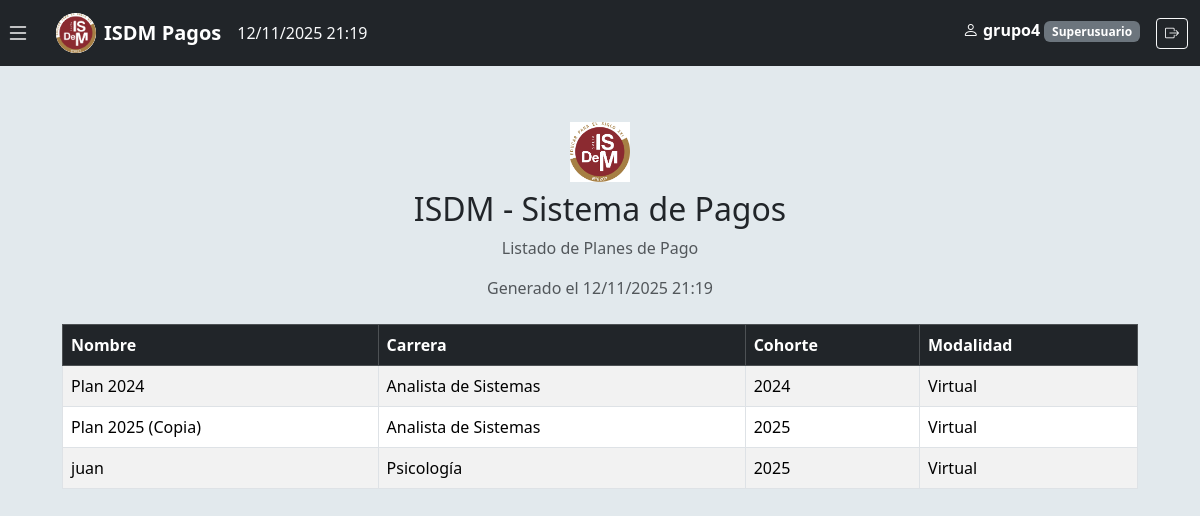
The app's page /planes/imprimir/ (signed in) with its own data.
### planes_pago/models.py (models this page shows, shortened)
class PlanPago(models.Model):
    nombre = models.CharField(max_length=100)
    carrera = models.CharField(max_length=100)
    cohorte = models.CharField(max_length=10)
    modalidad = models.CharField(max_length=50)
    iEstado = models.BooleanField(default=True)
    estado = models.CharField(
        max_length=1,
        choices=[
            ('A', 'Activo'),
            ('S', 'Suspendido'),
            ('D', 'Desactivado')
        ],
        default='A'
    )

### planes_pago/views.py (the view)
# urls.py: path("planes/imprimir/", views.imprimir_planes, name="imprimir_planes"),
@login_required
def imprimir_planes(request):
    planes = PlanPago.objects.filter(estado='A')
    return render(request, "imprimir_planes.html", {"planes": planes})

### planes_pago/templatetags/permisos_tags.py (called while the page is built, shortened)
@register.filter(name='has_group')
def has_group(user, group_name):
    if user.is_superuser:
        return True
    return user.groups.filter(name=group_name).exists()

@register.simple_tag
def user_role(user):
    if user.is_superuser:
        return "Superusuario"

### planes_pago/templates/imprimir_planes.html (shortened to what this page needs)
{% extends "base.html" %}
{% block content %}
<div class="container my-4">
    <div class="text-center mb-4">
        <img src="/static/img/logo.png" alt="Logo" style="max-height: 60px;">
        <h2 class="mt-2">ISDM - Sistema de Pagos</h2>
        <p class="text-muted">Listado de Planes de Pago</p>
        <p class="text-muted">
            Generado el {% now "d/m/Y H:i" %}
        </p>
    </div>
    <table class="table table-bordered table-striped">
        <thead class="table-dark">
            <tr>
                <th>Nombre</th>
                <th>Carrera</th>
                <th>Cohorte</th>
                <th>Modalidad</th>
            </tr>
        </thead>
        <tbody>
            {% for p in planes %}
            <tr>
                <td>{{ p.nombre }}</td>
                <td>{{ p.carrera }}</td>
                <td>{{ p.cohorte }}</td>
                <td>{{ p.modalidad }}</td>
            </tr>
            {% endfor %}
        </tbody>
    </table>
</div>
{% endblock %}

### planes_pago/templates/base.html (shortened to what this page needs)
{% load static %}
{% load permisos_tags %}
<!DOCTYPE html>
<html lang="es">
<head>
    <link rel="stylesheet" href="https://cdn.jsdelivr.net/npm/bootstrap@5.3.3/dist/css/bootstrap.min.css">
  <link href="https://cdn.jsdelivr.net/npm/bootstrap@5.3.3/dist/css/bootstrap.min.css" rel="stylesheet">
  <link href="https://cdn.jsdelivr.net/npm/bootstrap-icons@1.11.3/font/bootstrap-icons.css" rel="stylesheet">
<link href="https://cdn.jsdelivr.net/npm/bootstrap@5.3.2/dist/css/bootstrap.min.css" rel="stylesheet">
<link rel="stylesheet" href="https://cdn.datatables.net/1.13.8/css/dataTables.bootstrap5.min.css">
<link href="https://cdn.jsdelivr.net/npm/bootstrap-icons@1.11.1/font/bootstrap-icons.css" rel="stylesheet">
</head>
<body>
    <nav class="navbar navbar-expand-lg navbar-dark bg-dark fixed-top">
      <button class="btn-toggle me-2" id="toggleSidebar">
        <i class="bi bi-list"></i>
      </button>
        <div class="container-fluid">
            <a class="navbar-brand" href="{% url 'home' %}">
                <img src="{% static 'img/logo.png' %}" alt="ISDM Logo" class="navbar-logo">
                ISDM Pagos
            </a>
              <span class="nav-link disabled text-light">{% now "d/m/Y H:i" %}</span>
                <ul class="navbar-nav ms-auto">
                {% if user.is_authenticated %}
                    {% user_role user as rol %}
                    <li class="nav-item">
                        <span class="navbar-text text-white me-3">
                            <i class="bi bi-person"></i>
                            <strong>{{ user.username }}</strong>
                            <span class="badge bg-secondary">{{ rol }}</span>
                        </span>
                    </li>
                    <li class="nav-item">
                        <form method="post" action="{% url 'logout' %}" style="display:inline">
                            <button type="submit" class="btn btn-outline-light btn-sm" title="Salir">
                              <i class="bi bi-box-arrow-right"></i>
                          </button>
                        </form>
                    </li>
                {% else %}
                    <li class="nav-item"><a class="nav-link" href="{% url 'login' %}">Ingresar</a></li>
                    <li class="nav-item"><a class="nav-link" href="{% url 'registro' %}">Registrarse</a></li>
                {% endif %}
                </ul>
            </div>
    </nav>
  <div id="content" class="container mt-2">
    {% block content %}{% endblock %}
  </div>
</body>
</html>

### planes_pago/templates/base.html (style rules this page uses)
body { background-color: #d2dde4a2 !important; padding-top: 70px; }
.navbar-logo { width: 40px; height: 40px; object-fit: cover; margin-right: 0.5rem; border-radius: 50%; background-color: white; }
.navbar-brand { display: flex; align-items: center; }
#content { transition: margin-left 0.3s; padding: 20px; }
.btn-toggle { border: none; background: none; color: white; font-size: 1.5rem; }
.navbar-brand { font-weight: 600; }

### records on screen
PlanPago: nombre "Plan 2024", carrera "Analista de Sistemas", cohorte "2024", modalidad "Virtual"
PlanPago: nombre "Plan 2025 (Copia)", carrera "Analista de Sistemas", cohorte "2025", modalidad "Virtual"
PlanPago: nombre "juan", carrera "Psicología", cohorte "2025", modalidad "Virtual"

### other values on screen
{{ user.username }} "grupo4"
{{ rol }} "Superusuario"
